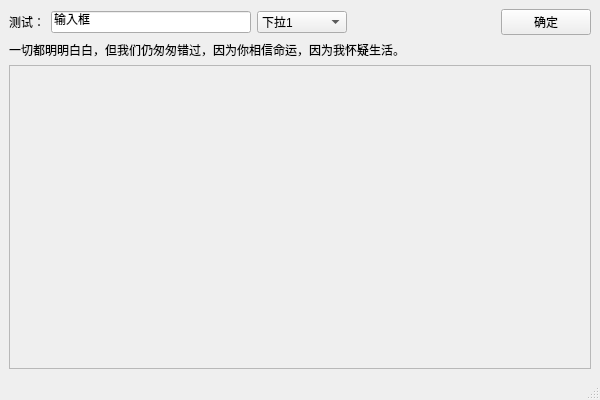
<?xml version="1.0" encoding="UTF-8"?>
<ui version="4.0">
 <class>MainWindow</class>
 <widget class="QMainWindow" name="MainWindow">
  <property name="geometry">
   <rect>
    <x>0</x>
    <y>0</y>
    <width>600</width>
    <height>400</height>
   </rect>
  </property>
  <property name="windowTitle">
   <string>测试QWidget</string>
  </property>
  <widget class="QWidget" name="centralwidget">
   <layout class="QVBoxLayout" name="verticalLayout">
    <item>
     <layout class="QHBoxLayout" name="horizontalLayout">
      <item>
       <widget class="QLabel" name="label_2">
        <property name="text">
         <string>测试：</string>
        </property>
       </widget>
      </item>
      <item>
       <widget class="QLineEdit" name="lineEdit">
        <property name="minimumSize">
         <size>
          <width>200</width>
          <height>0</height>
         </size>
        </property>
        <property name="maximumSize">
         <size>
          <width>200</width>
          <height>16777215</height>
         </size>
        </property>
        <property name="text">
         <string>输入框</string>
        </property>
       </widget>
      </item>
      <item>
       <widget class="QComboBox" name="comboBox">
        <property name="minimumSize">
         <size>
          <width>90</width>
          <height>0</height>
         </size>
        </property>
        <property name="maximumSize">
         <size>
          <width>90</width>
          <height>16777215</height>
         </size>
        </property>
        <item>
         <property name="text">
          <string>下拉1</string>
         </property>
        </item>
        <item>
         <property name="text">
          <string>下拉2</string>
         </property>
        </item>
       </widget>
      </item>
      <item>
       <spacer name="horizontalSpacer">
        <property name="orientation">
         <enum>Qt::Horizontal</enum>
        </property>
        <property name="sizeHint" stdset="0">
         <size>
          <width>40</width>
          <height>20</height>
         </size>
        </property>
       </spacer>
      </item>
      <item>
       <widget class="QPushButton" name="pushButton">
        <property name="minimumSize">
         <size>
          <width>90</width>
          <height>0</height>
         </size>
        </property>
        <property name="maximumSize">
         <size>
          <width>90</width>
          <height>16777215</height>
         </size>
        </property>
        <property name="text">
         <string>确定</string>
        </property>
       </widget>
      </item>
     </layout>
    </item>
    <item>
     <widget class="QLabel" name="label">
      <property name="text">
       <string>一切都明明白白，但我们仍匆匆错过，因为你相信命运，因为我怀疑生活。</string>
      </property>
      <property name="alignment">
       <set>Qt::AlignLeading|Qt::AlignLeft|Qt::AlignVCenter</set>
      </property>
     </widget>
    </item>
    <item>
     <widget class="QScrollArea" name="scrollArea">
      <property name="widgetResizable">
       <bool>true</bool>
      </property>
      <widget class="QWidget" name="scrollAreaWidgetContents">
       <property name="geometry">
        <rect>
         <x>0</x>
         <y>0</y>
         <width>580</width>
         <height>287</height>
        </rect>
       </property>
       <layout class="QVBoxLayout" name="verticalLayout_2">
        <item>
         <widget class="QLabel" name="label_3">
          <property name="text">
           <string/>
          </property>
         </widget>
        </item>
       </layout>
      </widget>
     </widget>
    </item>
   </layout>
  </widget>
  <widget class="QMenuBar" name="menubar">
   <property name="geometry">
    <rect>
     <x>0</x>
     <y>0</y>
     <width>600</width>
     <height>21</height>
    </rect>
   </property>
  </widget>
  <widget class="QStatusBar" name="statusbar"/>
 </widget>
 <resources/>
 <connections/>
</ui>
